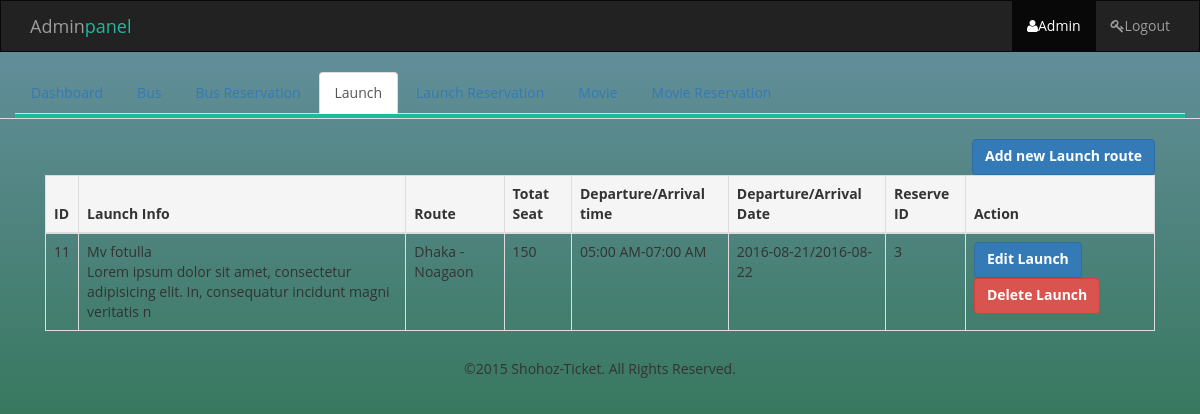
/admin/admin_dashboard_launch.php (signed in), run on the app's committed database.
### tables this page shows
CREATE TABLE `launch_info` (
  `launch_id` int(10) NOT NULL,
  `launch_name` varchar(50) NOT NULL,
  `launch_info` varchar(100) NOT NULL,
  `city_from` varchar(11) NOT NULL,
  `city_to` varchar(30) NOT NULL,
  `seat` int(40) NOT NULL,
  `dtime` time NOT NULL,
  `arrtime` time NOT NULL,
  `dept_date` date NOT NULL,
  `arr_date` date NOT NULL,
  `reserve_id` int(15) NOT NULL,
  `fare_range` varchar(30) NOT NULL
);

### admin/admin_dashboard_launch.php (the view, shortened to what this page needs)
<?php
include_once 'header.php';
$query = "SELECT * FROM `launch_info` ";
$result = mysqli_query($con, $query);
$row_cnt = $result->num_rows;
?>
<div class="content-table">
	<div class="container">
		<div class="col-lg-12">
			<div class="pull-right"><a href="newlaunch.php" class="btn btn-primary">Add new Launch route</a></div>
	        <table class="table table-bordered">
	        	<thead>
			        <tr class="active">
			            <th>ID</th>
			            <th>Launch Info</th>
			            <th>Route</th>
			            <th>Totat Seat</th>
			            <th>Departure/Arrival time</th>
			            <th>Departure/Arrival Date</th>
			            <th>Reserve ID</th>
			            <th>Action</th>
			        </tr>
		        </thead>
		        <tbody>
		        	<?php
		          		if($row_cnt > 0){
		          			while ($row_cnt = $result->fetch_assoc()) {
		          				$dept_time = $row_cnt['dtime'];
		          				$newDateTime = date('h:i A', strtotime($dept_time));
		          				$arr_time = $row_cnt['arrtime'];
			       				$newDateTime2 = date('h:i A', strtotime($arr_time)); ?>
		          			<tr>
					            <td>
					            	<?php echo $row_cnt['launch_id'] ?>
					            </td>
					            <td>
					            	<?php echo $row_cnt['launch_name']." <br/>".$row_cnt['launch_info'] ?>
					            </td>
					            <td>
					            	<?php echo $row_cnt['city_from']." - ".$row_cnt['city_to'] ?>
					            </td>
					            <td>
					            	<?php echo $row_cnt['seat'] ?>
					            </td>
					            <td>
					            	<?php echo $newDateTime."-".$newDateTime2 ?>
					            </td>
					            <td>
					            	<?php echo $row_cnt['dept_date']. "/". $row_cnt['arr_date'] ?>
					            </td>
					            <td><?php echo $row_cnt['reserve_id'] ?></td>
					            <td>
					            	 <a href="editlaunch.php?id=<?php echo $row_cnt['launch_id'] ?>" class="btn btn-primary">Edit Launch</a>
					            	 <a href="deletelaunch.php?id=<?php echo $row_cnt['launch_id'] ?>" class="btn btn-danger">Delete Launch</a>
					            </td>
		            		</tr>
		          			<?php
		          		}} ?>
		        </tbody>
	        </table>
		</div>
	</div>
</div>
<?php include_once 'footer.php'; ?>

### style.css (style rules this page uses)
body, html { height: 100%; background-repeat: no-repeat; background-image: linear-gradient(rgb(104, 145, 162), rgb(12, 97, 33)); }
.btn { font-weight: 700; height: 36px; -moz-user-select: none; -webkit-user-select: none; user-select: none; cursor: default; }
body { font-family: 'Open Sans', sans-serif; }
.content-table { padding-top: 20px; }

### data on the page
launch_info: launch_id "11", launch_name "Mv fotulla", launch_info "Lorem ipsum dolor sit amet, consectetur adipisicing elit. In, consequatur incidunt magni veritatis n", city_from "Dhaka", city_to "Noagaon", seat "150", dtime "05:00 AM", arrtime "07:00 AM", dept_date "2016-08-21", arr_date "2016-08-22", reserve "3"
